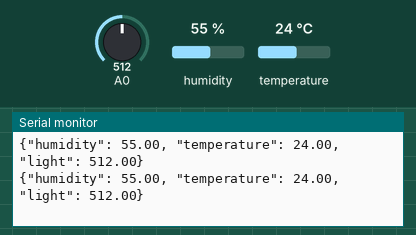
A sketch run on a simulated Arduino Uno, built with avr-gcc and run on an emulated ATmega328P. Shown: the last lines printed to the serial monitor. The inputs (shaded band) are chosen by the test bench; at power-on: humidity 55 %, A0 = 512, temperature 24 °C.

Above: at 1.8 s.
1.9 s: humidity set to 22 %
At 3.3 s:
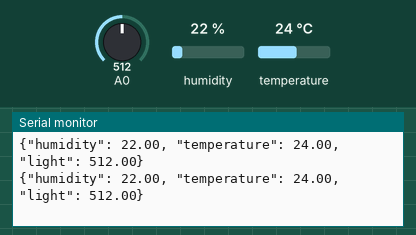
3.4 s: A0 set to 716
At 4.7 s:
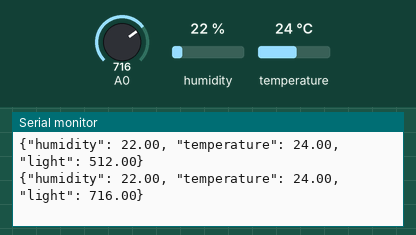
4.9 s: temperature set to 12 °C
At 5.9 s:
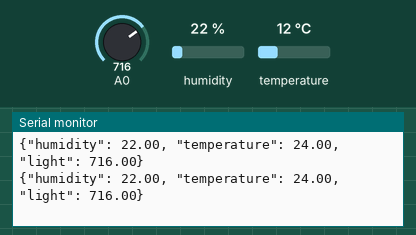
6.4 s: A0 set to 900
At 7.4 s:
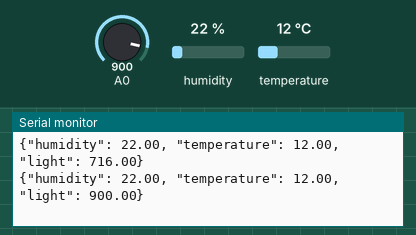
7.9 s: humidity set to 40 %
At 8.9 s:
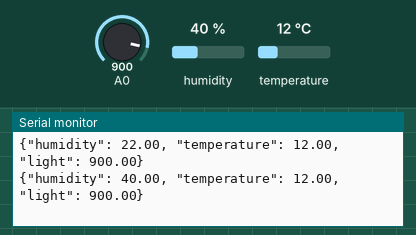
Timing chart, 0 to 10.4 s (numbered marks = the images above; inputs shaded):
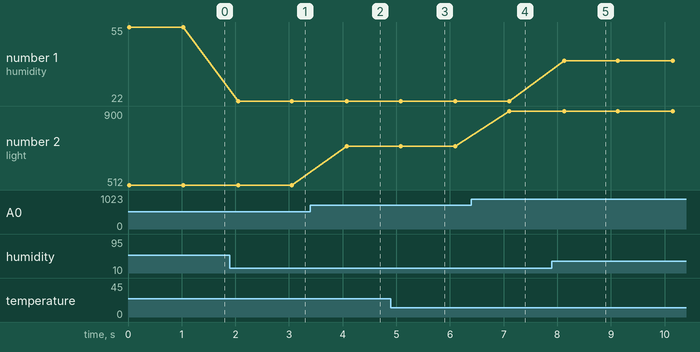

The sketch:

project_1.ino
```cpp
#include <DHT.h>

#define DHTPIN 2
#define DHTTYPE DHT11   // DHT 11

DHT dht(DHTPIN, DHTTYPE);

void setup() {
  Serial.begin(9600);
  dht.begin();
  pinMode(A0, INPUT);
}

void loop() {
  float light = analogRead(A0);
  float h = dht.readHumidity();
  float t = dht.readTemperature();

  // Check if any reads failed and exit early (to try again).
  if (isnan(h) || isnan(t)) {
    Serial.println(F("Failed to read from DHT11 sensor!"));
    return;
  }
  Serial.print("{\"humidity\": ");
  Serial.print(h);
  Serial.print(", \"temperature\": ");
  Serial.print(t);
  Serial.print(", \"light\": ");
  Serial.print(light);
  Serial.println("}");
  delay(1000);
}
```

Measured:
- after the input at 1.9 s, the serial monitor: prints a new line after 0.15 s (image 1)
- after the input at 3.4 s, the serial monitor: prints a new line after 0.68 s (image 2)
- after the input at 6.4 s, the serial monitor: prints a new line after 0.71 s (image 4)
- after the input at 7.9 s, the serial monitor: prints a new line after 0.23 s (image 5)
- plotted number 1: 55 → 22 after the input at 1.9 s, 22 → 40 after the input at 7.9 s
- plotted number 2: 512 → 716 after the input at 3.4 s, 716 → 900 after the input at 6.4 s
